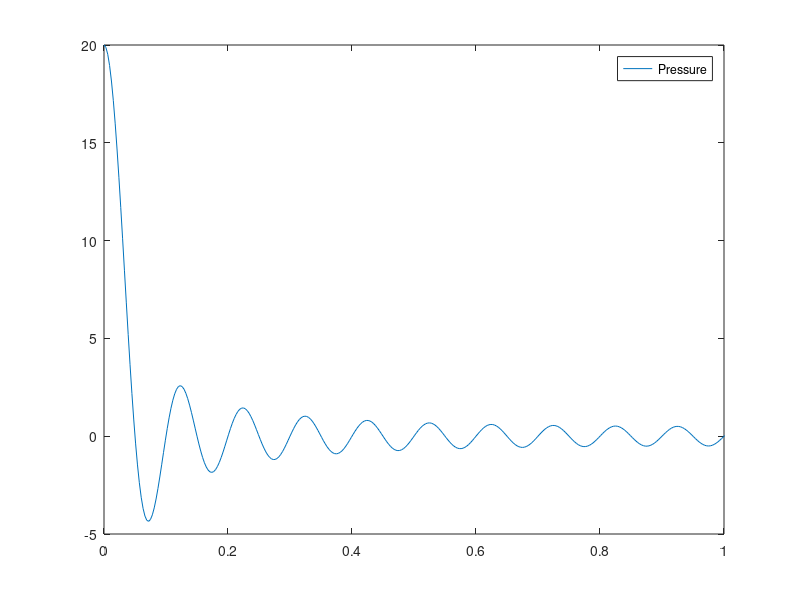

MATLAB code to generate this figure:
%close all;
clear all;
clc;

%% Geometry Setup

L = 1;    % Length of Combustor (in m)
xi1 = 0.2;   % Location of Primary Injector (in m)
xi2 = 1.3;    % Location of Control Injector (in m)
xp = 1.0;   % Sensor Location (in m)

dx = 0.003;
divs = ceil(L/dx); % Spatial Divisions
x = (0:divs)*dx;
%divs = 450; % Spatial Divisions

%% Acoustic Setup

N = 20;         % Number of modes

%% Set Acoustic BCs

% Closed == Constant Pressure
% Open == Constant Velocity

inlet = 0;      % 1 = closed, 0 = open
outlet = 1;     % 1 = closed, 0 = open

if inlet == 0 & outlet == 0
    %Open-Open
    kn = (1:N)*pi/L;
    phi = @(xx)cos(kn*xx);
    dphi = @(xx)-kn.*sin(kn*xx);
elseif inlet == 1 & outlet == 1
    %Closed-Closed
    kn = (1:N)*pi/L;
    phi = @(xx)sin(kn*xx);
    dphi = @(xx)kn.*cos(kn*xx);
elseif inlet == 1 & outlet == 0
    %Closed-Open
    kn = 0.5*pi*(1:2:2*N-1)/L;  % Wave numbers for N modes
    phi = @(xx)sin(kn*xx);
    dphi = @(xx)kn.*cos(kn*xx);
elseif inlet == 0 & outlet == 1
    %Open-Closed
    kn = 0.5*pi*(1:2:2*N-1)/L;  % Wave numbers for N modes
    phi = @(xx)cos(kn*xx);
    dphi = @(xx)-kn.*sin(kn*xx);
end

for i=1:length(x)
    sv_p(i) = sum(phi(x(i)));
    sv_u(i) = sum(dphi(x(i)));
end

% plot(x,sv_p,x,sv_u);
% legend('Pressure','Velocity');

plot(x,sv_p);
xlim([0 L]);
legend('Pressure');





